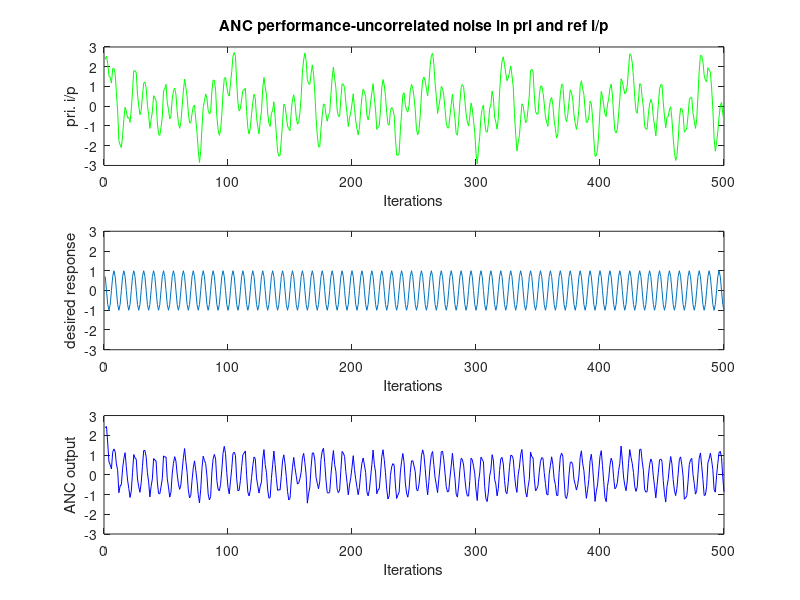

Recreate this plot in MATLAB.
clc
clear all;
close all;
sampling_time=1/(8*200); 
mu=0.04; 
M=16; 
Iterations=500; 
u=zeros(M,1); 
x=zeros(M,1); 
w=zeros(M,1); 
e=zeros(Iterations,1); 
Wn=[0.1 0.5]; 
[B,A]=butter(4,Wn); 
pri_n=0.5*(rand(Iterations,1)-0.5); 
ref_n=0.5*(rand(Iterations,1)-0.5); 
for n=0:Iterations-1 
t=n*sampling_time; 
for i=M:-1:2 
u(i)=u(i-1); 
end 
u(1)=0.5*(cos(2*pi*50*t)+sin(2*pi*100*t)+cos(2*pi*60*t)+sin(2*pi*80*t)+cos(2*pi*30*t)+sin(2*pi*20*t)); %rand(1); 
d(n+1)=cos(2*pi*200*n*sampling_time)+u(1)+pri_n(n+1); 
x=filter(B,A,u)+ref_n(n+1); 
d_out=conj(w')*x; 
e(n+1)=d(n+1)-d_out; 
w=w+mu*x*conj(e(n+1)); 
end
n=1:Iterations; 
subplot(3,1,1); 
plot(n,d,'g'); 
title('ANC performance-uncorrelated noise in pri and ref i/p'); 
axis([0,500,-3,3]); 
xlabel('Iterations'); 
ylabel('pri. i/p'); 
subplot(3,1,3); 
plot(n,e','b'); 
axis([0,500,-3,3]); 
xlabel('Iterations'); 
ylabel('ANC output'); 
subplot(3,1,2); 
plot(n,cos(2*pi*200*n*sampling_time)); 
ylabel('desired response'); 
xlabel('Iterations'); 
axis([0,500,-3,3]);
